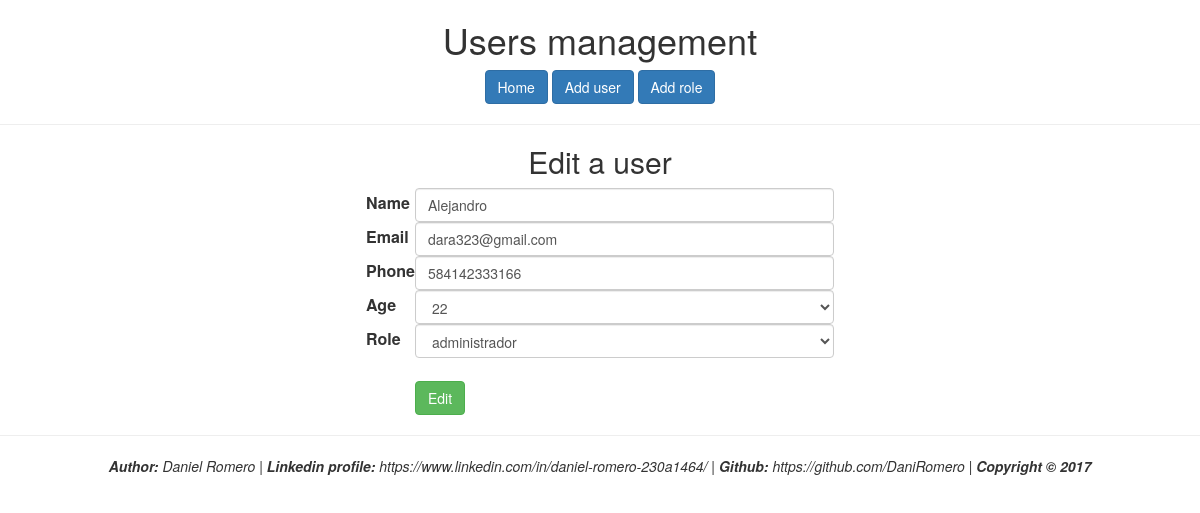
/index.php/users/edit/3, run on the app's committed database.
### tables this page shows
CREATE TABLE `users` (
  `iduser` int(11) NOT NULL AUTO_INCREMENT,
  `name` varchar(45) NOT NULL,
  `email` varchar(45) NOT NULL,
  `phone` varchar(45) NOT NULL,
  `age` int(11) NOT NULL,
  `role` varchar(45) NOT NULL,
  PRIMARY KEY (`iduser`)
);

CREATE TABLE `roles` (
  `id` int(11) NOT NULL AUTO_INCREMENT,
  `name` varchar(45) NOT NULL,
  PRIMARY KEY (`id`)
);

### application/controllers/Users.php (called while the page is built, shortened)
<?php
class Users extends CI_Controller {
    public function __construct()
    {
        $this->load->model('roles_model');
        $this->load->model('users_model');
        $this->load->helper('url_helper');
    }
    public function edit()
    {
        $id = $this->uri->segment(3);
        $this->load->helper('form');
        $this->load->library('form_validation');
        $data['title'] = 'Edit a user';
        $data['user'] = $this->users_model->get_users_by_id($id);
        $data['roles'] = $this->roles_model->get_roles();
        $this->form_validation->set_rules('name', 'Name', 'trim|required');
        $this->form_validation->set_rules('email', 'Email', 'trim|required|valid_email');
        $this->form_validation->set_rules('phone', 'Phone', 'trim|required|regex_match[/^[0-9]{12}$/]');
        $this->form_validation->set_rules('age', 'Age', 'trim|required');
        $this->form_validation->set_rules('role', 'Role', 'trim|required');
        if ($this->form_validation->run() === FALSE)
        {
            $this->load->view('templates/header', $data);
            $this->load->view('user/edit', $data);
            $this->load->view('templates/footer');
        }
        else
        {
            $this->users_model->set_user($id);
            $this->load->view('user/success');
            redirect( base_url() . 'index.php/users');
        }
    }
}

### index.php (called while the page is built, shortened)
<?php
require_once BASEPATH.'core/CodeIgniter.php';

### application/models/Users_model.php (called while the page is built, shortened)
<?php
class Users_model extends CI_Model {
    public function get_users_by_id($id = 0)
    {
        $query = $this->db->get_where('users', array('iduser' => $id));
        return $query->row_array();
    }
}

### application/models/Roles_model.php (called while the page is built, shortened)
<?php
class Roles_model extends CI_Model {
    public function get_roles()
    {
        $query = $this->db->get('roles');
        return $query->result_array();
    }
}

### application/views/user/edit.php (the view)
<h2 class="text-center"><?php echo $title; ?></h2>
<?php echo form_open('users/edit/'.$user['iduser'], array('name'=>'user')); ?>
    <table style="margin: auto;">
        <tr>
            <td><label for="name">Name</label></td>
            <td><input class="form-control" type="input" name="name" size="50" value="<?php echo $user['name']; ?>" /></td>
        </tr>
        <tr>
            <td><label for="email">Email</label></td>
            <td><input class="form-control" type="input" name="email" size="50" value="<?php echo $user['email']; ?>" /></td>
        </tr>
        <tr>
            <td><label for="phone">Phone</label></td>
            <td><input class="form-control" type="input" name="phone" size="50" value="<?php echo $user['phone']; ?>"  /></td>
        </tr>
        <tr>
            <td><label for="age">Age</label></td>
            <td><select class="form-control" name="age">
                <?php
                    for ($i=1; $i<=100; $i++)
                    {
                        ?>
                            <option value="<?php echo $i;?>" <?php if ($i == $user['age']) echo "selected='true'" ?> ><?php echo $i;?></option>
                        <?php
                    }
                ?>
                </select>
            </td>
        </tr>
        <tr>
            <td><label for="role">Role</label></td>
            <td><select class="form-control" name="role" value="<?php echo $user['role']; ?>" >
                <?php foreach ($roles as $role): ?>
                    <option value="<?php echo $role['name'];?>" <?php if (strcmp($role['name'], $user['role']) == 0) echo "selected='true'" ?> ><?php echo $role['name'];?></option>
                <?php endforeach; ?>
                </select>
            </td>
        </tr>
        <tr>
            <td></td>
            <td><br><input class="btn btn-success" type="submit" name="submit" value="Edit" /></td>
        </tr>
    </table>
</form>

### data on the page
users: name "Alejandro", email "dara323@gmail.com", phone "584142333166", age "22", role "administrador"

### other printed values
$title "Edit a user"
